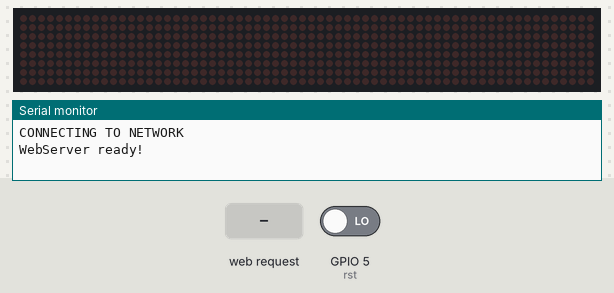
This sketch was run on a simulated ESP8266 (NodeMCU). On the bench: 64×8 LED matrix, the last lines printed to the serial monitor. The test bench sets the inputs (shaded band); at power-on: GPIO 5 (rst) LOW. WiFi joins after 1.5 s; servers stay silent unless stated; storage starts empty.

Above: at 5.7 s.
5.8 s: HTTP request GET /msg?msg=1 received
At 6.29 s:
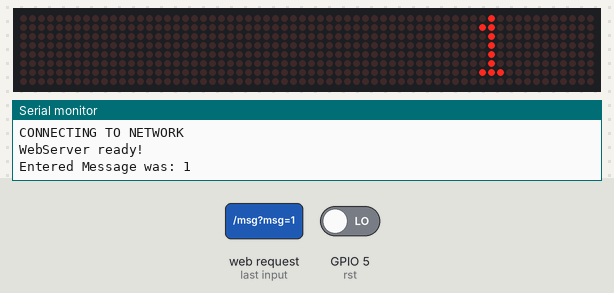
At 6.9 s:
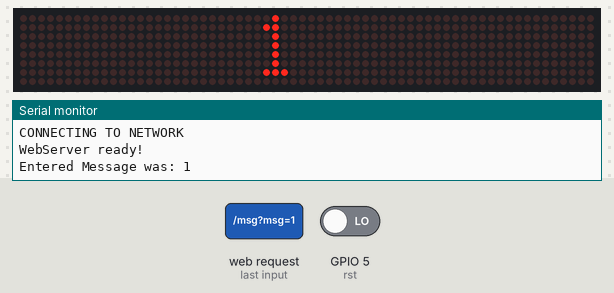
Timing chart, 0 to 8.8 s (numbered marks = the images above; inputs shaded):
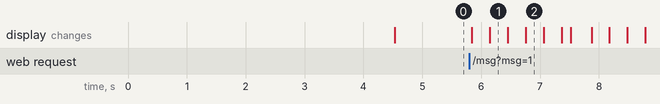

Measured:
- after the input at 5.8 s, the display: first changes at once (image 1 shows a later state)

The sketch:

WiFi_Marquee_No-AP.ino
```cpp
/*
Project: Wifi controlled LED matrix display without AP Mode - for attaching to local LAN.  Has wifi based setup on first run.
NodeMCU pins    -> EasyMatrix pins
MOSI-D7-GPIO13  -> DIN
CLK-D5-GPIO14   -> Clk
GPIO12-D6        -> LOAD

*/
#include <string.h>
#include <ESP8266WiFi.h>
#include <WiFiClient.h>
#include <ESP8266WebServer.h>
#include <SPI.h>
#include <Adafruit_GFX.h>
#include <Max72xxPanel.h>
#include <DNSServer.h>
#include <WiFiManager.h>
#include "FS.h"

// ******************* String form to sent to the client-browser ************************************
String form =
  "<p>"
  "<center>"
  "<h1>WiFi Marquee</h1>"
  "<form action='msg'><p>Type your message <input type='text' name='msg' size=100 autofocus> <input type='submit' value='Submit'></form>"
  "</center>";

ESP8266WebServer server(80);                             // HTTP server will listen at port 80
long period;
int rst = 5;    // set GPIO5 HIGH and reboot to clear WiFi creds
int rstVal;
int offset=1,refresh=0;
int pinCS = 12; // Attach CS to this pin, DIN to MOSI and CLK to SCK (cf http://arduino.cc/en/Reference/SPI )
int numberOfHorizontalDisplays = 8;
int numberOfVerticalDisplays = 1;
String decodedMsg;
String msg;
String testMsg = "";
Max72xxPanel matrix = Max72xxPanel(pinCS, numberOfHorizontalDisplays, numberOfVerticalDisplays);

String tape = "Arduino";
int wait = 25; // In milliseconds
int spacer = 2;
int width = 5 + spacer; // The font width is 5 pixels

/*
  handles the messages coming from the webbrowser, restores a few special characters and
  constructs the strings that can be sent to the oled display
*/
void handle_msg() {

  matrix.fillScreen(LOW);
  server.send(200, "text/html", form);    // Send same page so they can send another msg
  refresh=1;

  msg = server.arg("msg");

  decodedMsg = msg;
  // Restore special characters that are misformed to %char by the client browser
  decodedMsg.replace("+", " ");
  decodedMsg.replace("%21", "!");
  decodedMsg.replace("%22", "");
  decodedMsg.replace("%23", "#");
  decodedMsg.replace("%24", "$");
  decodedMsg.replace("%25", "%");
  decodedMsg.replace("%26", "&");
  decodedMsg.replace("%27", "'");
  decodedMsg.replace("%28", "(");
  decodedMsg.replace("%29", ")");
  decodedMsg.replace("%2A", "*");
  decodedMsg.replace("%2B", "+");
  decodedMsg.replace("%2C", ",");
  decodedMsg.replace("%2F", "/");
  decodedMsg.replace("%3A", ":");
  decodedMsg.replace("%3B", ";");
  decodedMsg.replace("%3C", "<");
  decodedMsg.replace("%3D", "=");
  decodedMsg.replace("%3E", ">");
  decodedMsg.replace("%3F", "?");
  decodedMsg.replace("%40", "@");

  decodedMsg.toUpperCase();   // Had to convert the string to upper case.  weird shit happened with lower case.  Why?

  // Save decoded message to SPIFFS file for playback on power up.
  File f = SPIFFS.open("/msgf.txt", "w");
  if (!f) {
    Serial.println("File open failed!");
  } else {
    Serial.print("Entered Message was: ");
    Serial.print(decodedMsg);
  f.print(decodedMsg);
  }
  f.close();
}

void setup(void) {

pinMode(rst, INPUT);


matrix.setIntensity(5); // Use a value between 0 and 15 for brightness
matrix.setRotation(0,1);
matrix.setRotation(1,1);
matrix.setRotation(2,1);
matrix.setRotation(3,1);
matrix.setRotation(4,1);
matrix.setRotation(5,1);
matrix.setRotation(6,1);
matrix.setRotation(7,1);

// Adjust to your own needs
  matrix.setPosition(0, 0, 0); // The first display is at <0, 7>
  matrix.setPosition(1, 1, 0); // The second display is at <1, 0>
  matrix.setPosition(2, 2, 0); // The third display is at <2, 0>
  matrix.setPosition(3, 3, 0); // And the last display is at <3, 0>
  matrix.setPosition(4, 4, 0); // The first display is at <0, 7>
  matrix.setPosition(5, 5, 0); // The second display is at <1, 0>
  matrix.setPosition(6, 6, 0); // The third display is at <2, 0>
  matrix.setPosition(7, 7, 0); // And the last display is at <3, 0>


//ESP.wdtDisable();                               // used to debug, disable wachdog timer,
  Serial.begin(115200);                           // full speed to monitor
  Serial.println();
  SPIFFS.begin();
  delay(3000);
  WiFiManager wifiManager;
  rstVal = digitalRead(rst);
  if(rstVal == HIGH) {
    Serial.println("RESET HAS BEEN CALLED");
    wifiManager.resetSettings();
    } else {
      Serial.println("CONNECTING TO NETWORK");
      wifiManager.autoConnect("WiFi Marquee");
    }


  // Set up the endpoints for HTTP server,  Endpoints can be written as inline functions:
  // replay to all requests with same HTML
  server.onNotFound([]() {
    server.send(200, "text/html", form);
  });
  server.on("/msg", handle_msg);
  server.begin();

// ***************** INITIAL READY & Read stored message from SPIFFS ****************
    File fr = SPIFFS.open("/msgf.txt", "r");
    while(fr.available()) {
    String line = fr.readStringUntil('n');
 //   Serial.println(line);
    decodedMsg = line;
    fr.close();
  }
  Serial.println("WebServer ready!   ");
}


void loop(void) {

  for ( int i = 0 ; i < width * decodedMsg.length() + matrix.width() - 1 - spacer; i++ ) {
    //dnsServer.processNextRequest();
    server.handleClient();                        // checks for incoming messages
    if (refresh==1) i=0;
    refresh=0;
    matrix.fillScreen(LOW);

    int letter = i / width;
    int x = (matrix.width() - 1) - i % width;
    int y = (matrix.height() - 8) / 2; // center the text vertically

    while ( x + width - spacer >= 0 && letter >= 0 ) {
      if ( letter < decodedMsg.length() ) {
        matrix.drawChar(x, y, decodedMsg[letter], HIGH, LOW, 1);
      }

      letter--;
      x -= width;
    }

    matrix.write(); // Send bitmap to display

    delay(wait);
  }
}
```
